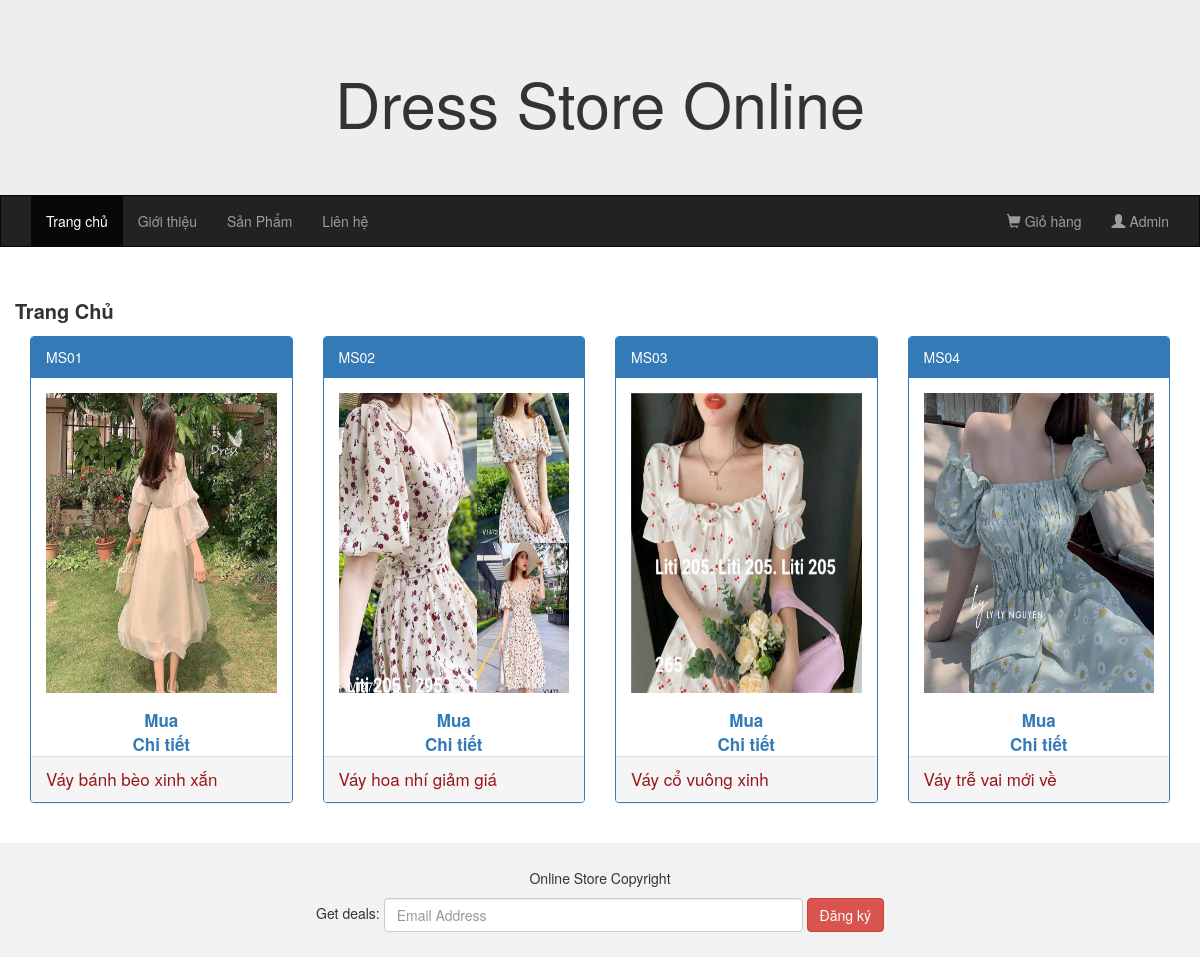
The page / on the database its author committed.
### tables this page shows
CREATE TABLE `product` (
  `proId` int(5) UNSIGNED NOT NULL,
  `proCateID` int(5) UNSIGNED NOT NULL,
  `proImage` varchar(255) DEFAULT NULL,
  `proName` varchar(255) NOT NULL DEFAULT '',
  `proDesc` varchar(500) DEFAULT NULL,
  `proContent` text DEFAULT NULL,
  `proMadeIn` varchar(50) DEFAULT NULL,
  `proCost` int(11) DEFAULT NULL,
  `number` int(11) DEFAULT NULL,
  `isShow` tinyint(1) DEFAULT NULL,
  `createDate` date DEFAULT NULL,
  `modifyDate` date DEFAULT NULL,
  `proOrdered` int(11) DEFAULT NULL
);

### index.php (the view, shortened to what this page needs)
<?php
$conn = connectDB();
$sql = "select proId, proName, proImage, proContent, proCost from product";
$result = mysqli_query($conn, $sql);
?>
<!DOCTYPE html>
<html lang="en">
<head>
    <link rel="stylesheet" href="css/bootstrap.min.css" />
    <link rel="stylesheet" href="./css/style.css">
</head>
<body>
    <div class="jumbotron">
        <div class="container text-center">
            <h1>Dress Store Online</h1>
        </div>
    </div>
    <nav class="navbar navbar-inverse">
        <div class="container-fluid">
            <div class="collapse navbar-collapse" id="myNavbar">
                <ul class="nav navbar-nav">
                    <li class="active"><a href="index.php">Trang chủ</a></li>
                    <li><a href="gioi-thieu.php">Giới thiệu</a></li>
                    <li><a href="sanpham.php">Sản Phẩm</a></li>
                    <li><a href="lien-he.php">Liên hệ</a></li>
                </ul>
                <ul class="nav navbar-nav navbar-right menu">
                    <li><a href="#"><span class="glyphicon glyphicon-shopping-cart"></span> Giỏ hàng</a></li>
                    <li><a href="admin/" target="_blank"><span class="glyphicon glyphicon-user"></span> Admin</a></li>
                </ul>
            </div>
        </div>
    </nav>
    <div class="container">
        <div class="row">
            <p class="pathway"><b>Trang Chủ</b></p>
            <?php
            if (mysqli_num_rows($result) > 0) {
                while ($row = mysqli_fetch_assoc($result)) {
            ?>
                    <div class="col-sm-3">
                        <div class="panel panel-primary">
                            <div class="panel-heading"><?php echo $row['proName'] ?></div>
                            <div class="panel-body"><img src="img/<?php echo $row['proImage'] ?>" class="img-responsive" style="height: 300px;" alt="Image"></div>
                            <div class="fa1"><a href="#">Mua</a></div>
                            <div class="fa1"><a href="product-detail.php?proId=<?php echo $row["proId"] ?> ">Chi tiết</a></div>
                            <div class="panel-footer" id="procontent"><?php echo $row['proContent'] ?></div>
                        </div>
                    </div>
            <?php
                }
            } else {
                echo "0 results";
            }
            ?>
        </div>
    </div>
    <br>
    <?php require_once 'layouts/footer.php' ?>

### layouts/footer.php
<footer class="container-fluid text-center">
    <p>Online Store Copyright</p>
    <form class="form-inline">
        Get deals:
        <input type="email" class="form-control" size="50" placeholder="Email Address">
        <button type="button" class="btn btn-danger">Đăng ký</button>
    </form>
</footer>
</body>
</html>

### css/style.css (style rules this page uses)
.navbar { margin-bottom: 50px; border-radius: 0; }
.jumbotron { margin-bottom: 0; }
footer { background-color: #f2f2f2; padding: 25px; }
.menu { height: 50px; }
.pathway { font-size: 20px; }
.fa1 { text-align: center; font-weight: bold; font-size: 17px; }
#procontent { font-size: 17px; color: #981619; }

### rows shown on the page
product: proName "MS01", proImage (picture), proContent "Váy bánh bèo xinh xắn"
product: proName "MS02", proImage (picture), proContent "Váy hoa nhí giảm giá"
product: proName "MS03", proImage (picture), proContent "Váy cổ vuông xinh"
product: proName "MS04", proImage (picture), proContent "Váy trễ vai mới về"
